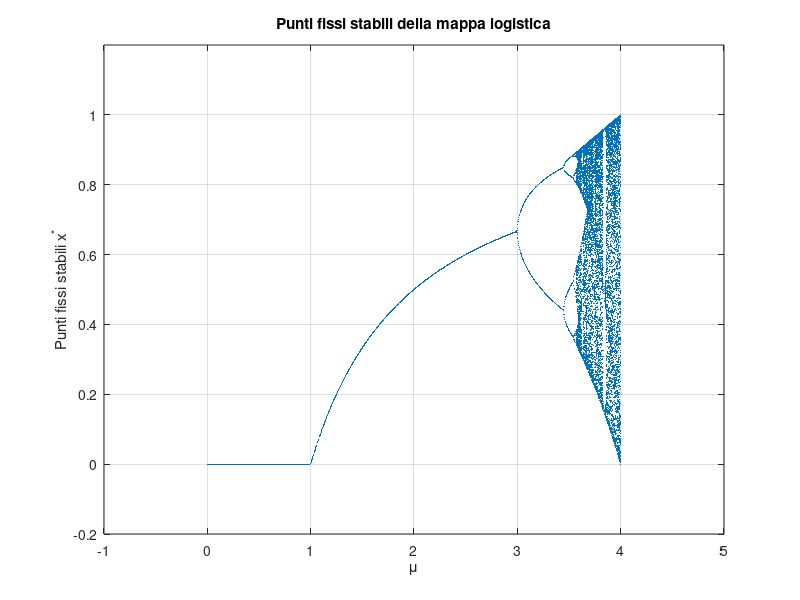

This chart was generated by the following MATLAB code:
clear all; close all; clc;

mu = linspace(0, 4, 1000);
fixed = [];
muvals = [];
transient = 400;
iterations = 500;

for el = mu
    x = 0.5;
    for i=1:iterations
        x = el.*x.*(1 - x);
        if i > transient
            fixed = [fixed, x];
            muvals = [muvals, el];
        end
    end
end


figure;
plot(muvals, fixed, '.', 'MarkerSize', 1);
axis([-1,5,-0.2,1.2])
xlabel('\mu');
ylabel('Punti fissi stabili x^*');
title('Punti fissi stabili della mappa logistica');
grid on;



function df = derivate(x, mu)
    df = mu - 2 .* mu .* x; 
end